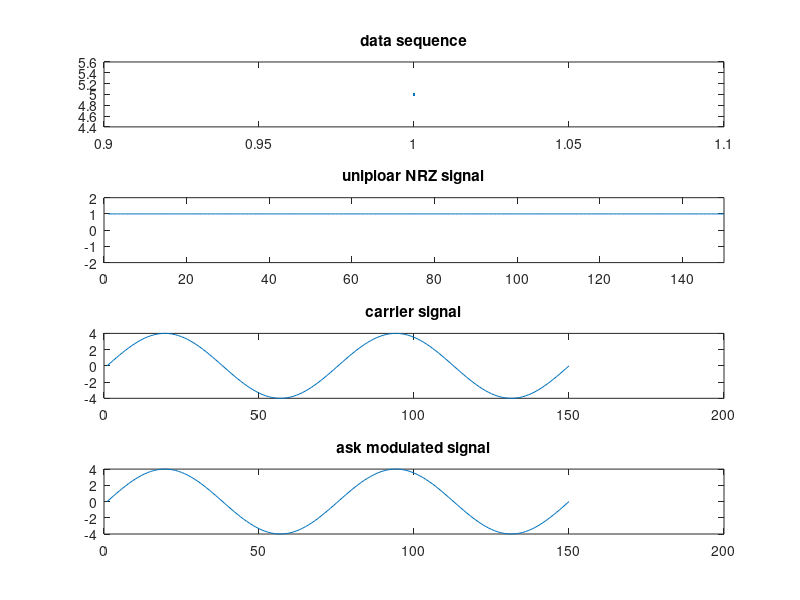
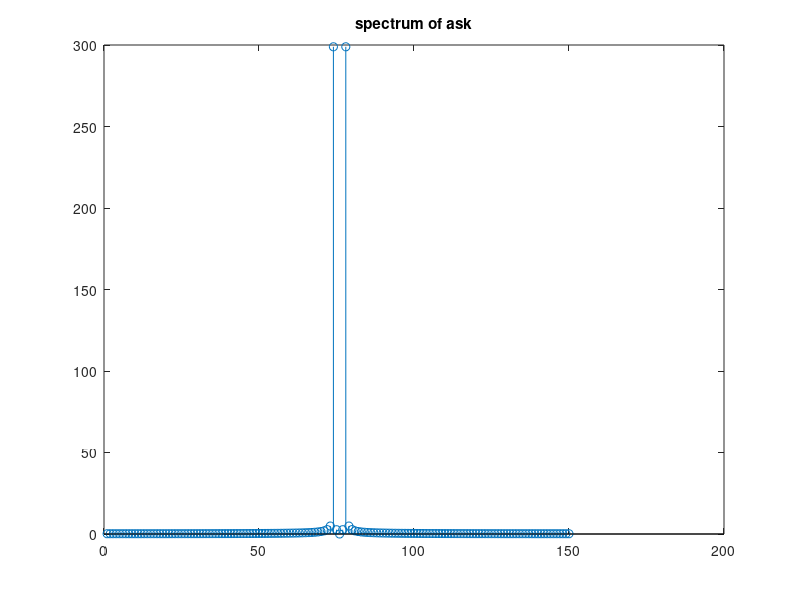

These charts were generated, in order, by the following MATLAB code:
clc;
clear all;
close all;
d = input('enter the binary data');
a = [];
b = [];
k = length(d);
t = linspace(0,k,150*k);
c = 4*sin(2*pi*2*t);
for i = 1:k;
    if d(i) == 0;
        a = zeros(1,150);
    else
        a = ones(1,150);
    end
    b = [b a];
end
ask_mod = c.*b;
N = length(ask_mod);
v = abs(fft(ask_mod,N));
z = fftshift(v);
figure(1)
subplot(411)
plot(d)
title('data sequence');
subplot(412)
plot(b)
title('uniploar NRZ signal');
axis([0 150*k -2 2]);
subplot(413)
plot(c)
title('carrier signal');
subplot(414)
plot(ask_mod)
title('ask modulated signal');
figure(2)
stem(z)
title('spectrum of ask');